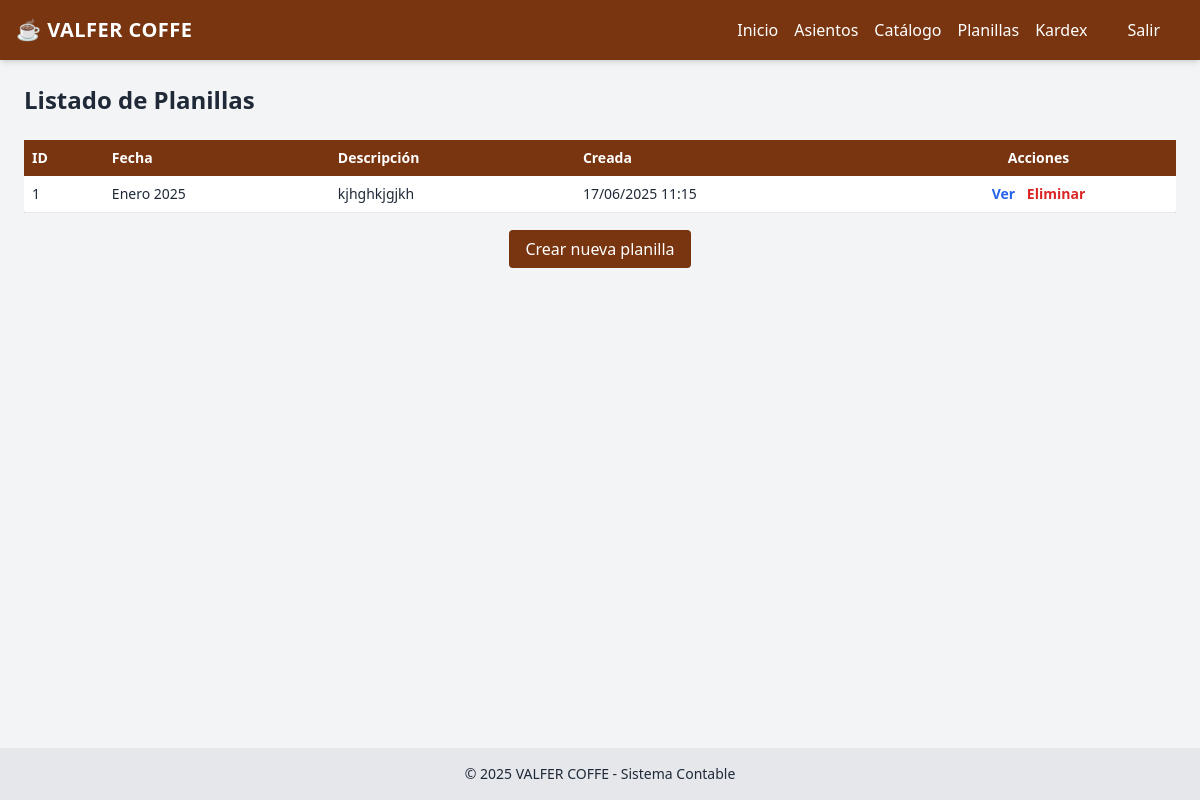
The app's page /planillas/, older data.
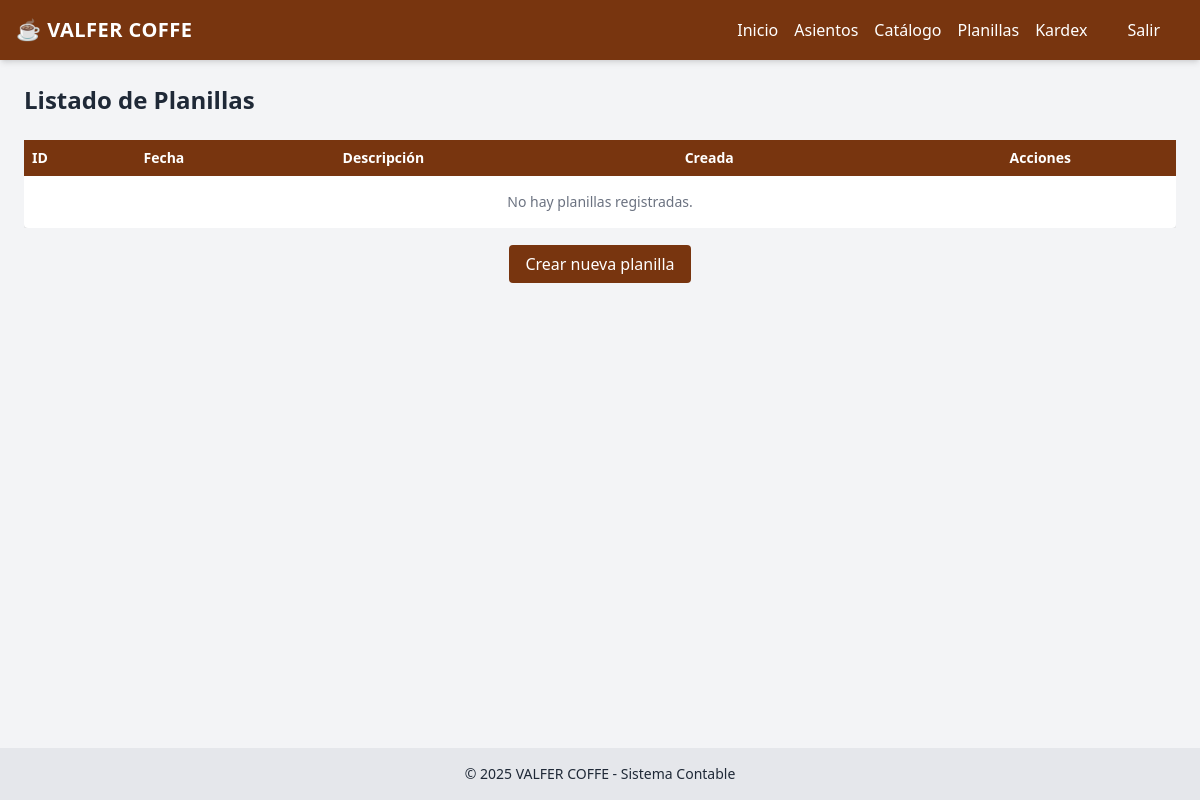
The same page, newer data.
### contabilidad/models.py (models this page shows, shortened)
class Planilla(models.Model):
    MES_CHOICES = [
        (1, 'Enero'), (2, 'Febrero'), (3, 'Marzo'), (4, 'Abril'),
        (5, 'Mayo'), (6, 'Junio'), (7, 'Julio'), (8, 'Agosto'),
        (9, 'Septiembre'), (10, 'Octubre'), (11, 'Noviembre'), (12, 'Diciembre'),
    ]
    mes = models.IntegerField(choices=MES_CHOICES)
    anio = models.IntegerField()
    descripcion = models.CharField(max_length=255)
    creada_en = models.DateTimeField(auto_now_add=True)

### contabilidad/views.py (the view)
# urls.py: path('planillas/', listar_planillas, name='listar_planillas'),
def listar_planillas(request):
    planillas = Planilla.objects.order_by('-anio', '-mes')  # Ordena por año descendente, luego mes
    return render(request, 'planillas/listar_planillas.html', {'planillas': planillas})

### contabilidad/templates/planillas/listar_planillas.html (shortened to what this page needs)
{% extends 'contabilidad/base.html' %}
{% block content %}
<h2 class="text-2xl font-bold mb-6">Listado de Planillas</h2>
<div class="overflow-x-auto">
    <table class="w-full bg-white shadow rounded text-sm">
        <thead class="bg-amber-900 text-white">
            <tr>
                <th class="p-2 text-left">ID</th>
                <th class="p-2 text-left">Fecha</th>
                <th class="p-2 text-left">Descripción</th>
                <th class="p-2 text-left">Creada</th>
                <th class="p-2 text-center">Acciones</th>
            </tr>
        </thead>
        <tbody>
            {% for planilla in planillas %}
            <tr class="border-b hover:bg-gray-50">
                <td class="p-2">{{ planilla.id }}</td>
                <td class="p-2">{{ planilla.get_mes_display }} {{ planilla.anio }}</td>
                <td class="p-2">{{ planilla.descripcion }}</td>
                <td class="p-2">{{ planilla.creada_en|date:"d/m/Y H:i" }}</td>
                <td class="p-2 text-center space-x-2">
                    <a href="{% url 'ver_planilla' planilla.id %}" class="text-blue-600 hover:underline font-semibold">Ver</a>
                    <a href="javascript:void(0);" onclick="confirmarEliminacion('{{ planilla.id }}')" class="text-red-600 hover:underline font-semibold">Eliminar</a>
                </td>
            </tr>
            {% empty %}
            <tr>
                <td colspan="5" class="text-center text-gray-500 py-4">No hay planillas registradas.</td>
            </tr>
            {% endfor %}
        </tbody>
    </table>
</div>
<div class="mt-6 text-center">
    <a href="{% url 'crear_planilla' %}" class="bg-amber-900 text-white py-2 px-4 rounded hover:bg-amber-800">
        Crear nueva planilla
    </a>
</div>
{% endblock %}

Row changes from the older to the newer data that the page shows:
removed Planilla: id "1", mes "Enero", anio "2025", descripcion "kjhghkjgjkh", creada_en "17/06/2025 11:15"
Text that changed along with them:
text now shown: "No hay planillas registradas."
